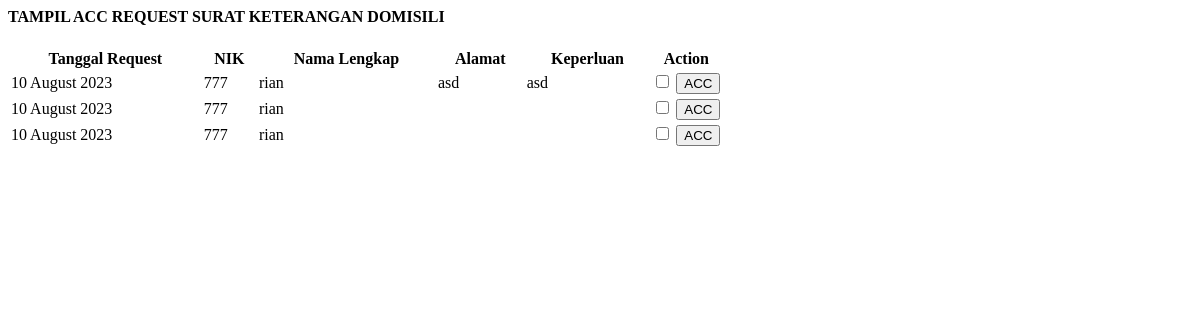
/demo1/acc_skd.php, run on the app's committed database.
### tables this page shows
CREATE TABLE `t_skdu` (
  `id_skdu` int NOT NULL,
  `nama` varchar(30) DEFAULT NULL,
  `tempat` varchar(30) DEFAULT NULL,
  `tgl_lahir` date DEFAULT NULL,
  `jk` varchar(30) DEFAULT NULL,
  `agama` varchar(30) DEFAULT NULL,
  `pekerjaan` varchar(30) DEFAULT NULL,
  `alamat` varchar(30) DEFAULT NULL,
  `kelurahan` varchar(30) DEFAULT NULL,
  `kecamatan` varchar(30) DEFAULT NULL,
  `kota` varchar(30) DEFAULT NULL,
  `nama_usaha` varchar(30) DEFAULT NULL,
  `surat_keterangan` varchar(30) DEFAULT NULL,
  `bidang_surat` varchar(30) DEFAULT NULL,
  `nomer_surat` varchar(30) DEFAULT NULL,
  `keterangan` varchar(60) DEFAULT NULL,
  `acc` date DEFAULT NULL,
  `nik` varchar(16) DEFAULT NULL,
  `tanggal_request` timestamp NOT NULL DEFAULT CURRENT_TIMESTAMP ON UPDATE CURRENT_TIMESTAMP,
  `nik_user` varchar(16) NOT NULL,
  `request` varchar(20) NOT NULL,
  `status` int NOT NULL,
  `keperluan` varchar(255) NOT NULL
);

### demo1/acc_skd.php (the view, shortened to what this page needs)
<?php include '../konek.php'; ?>
<link href="css/sweetalert.css" rel="stylesheet" type="text/css">
<div class="page-inner">
	<div class="row">
		<div class="col-md-12">
			<div class="card">
				<div class="card-header">
					<div class="d-flex align-items-center">
						<h4 class="fw-bold text-uppercase">TAMPIL ACC REQUEST SURAT KETERANGAN DOMISILI</h4>
					</div>
				</div>
				<div class="card-body">
					<form method="POST">
						<div class="table-responsive">
							<table id="add7" class="display table table-striped table-hover">
								<thead>
									<tr>
										<th>Tanggal Request</th>
										<th>NIK</th>
										<th>Nama Lengkap</th>
										<th>Alamat</th>
										<th>Keperluan</th>
										<th style="width: 10%">Action</th>
									</tr>
								</thead>
								<tbody>
									<?php
									$sql = "SELECT * FROM t_skdu  WHERE status=0";
									$query = mysqli_query($konek, $sql);
									while ($data = mysqli_fetch_array($query, MYSQLI_BOTH)) {
										$tgl = $data['tanggal_request'];
										$format = date('d F Y', strtotime($tgl));
										$nik = $data['nik'];
										$nama = $data['nama'];
										$alamat = $data['alamat'];
										$keperluan = $data['surat_keterangan'];
										$id_skdu = $data['id_skdu'];
									?>
										<tr>
											<td><?php echo $format; ?></td>
											<td><?php echo $nik; ?></td>
											<td><?php echo $nama; ?></td>
											<td><?php echo $alamat; ?></td>
											<td><?php echo $keperluan; ?></td>
											<td>
												<input type="checkbox" name="check[$i]" value="<?php echo $id_skdu; ?>">
												<input type="submit" name="acc" class="btn btn-primary btn-sm" value="ACC">
											</td>
										</tr>
									<?php
									}
									?>
								</tbody>
							</table>
						</div>
					</form>
				</div>
			</div>
		</div>
	</div>
</div>

### data on the page
t_skdu: tanggal_request "10 August 2023", nik "777", nama "rian", alamat "asd", surat_keterangan "asd"
t_skdu: tanggal_request "10 August 2023", nik "777", nama "rian"
t_skdu: tanggal_request "10 August 2023", nik "777", nama "rian"
